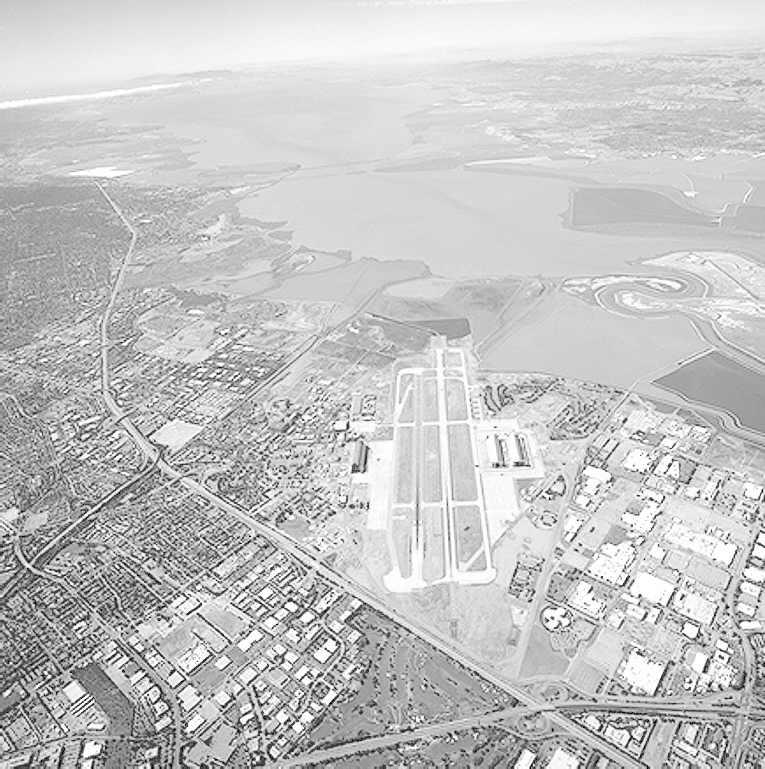
#> input picture Images/runway.png, 765 x 769 px
$ python q3_histogram_equalization.py
#> lines starting #> are read from the running program, lines starting #| are printed output that depends on the picture
#> further down, img is the input picture: shape (769, 765); min 0, max 255, mean 197.1
#258799R - Manuel I.T
import cv2
import numpy as np
import matplotlib.pyplot as plt
import os

def manual_histogram_equalization(image):
    # 1. Get image dimensions
    rows, cols = image.shape
#> rows = 769; cols = 765
    total_pixels = rows * cols
#> total_pixels = 588285

    # 2. Calculate PDF (Histogram)
    hist, bins = np.histogram(image.flatten(), bins=256, range=[0,256])
#> hist = 256 values, max 15137 at index 213, min 0 at index 1, mean 2298; bins = 257 values from 0 to 256
    pdf = hist / total_pixels
#> pdf = 256 values, max 0.0257 at index 213, min 0 at index 1, mean 0.00391

    # 3. Calculate CDF
    cdf = pdf.cumsum()
#> cdf = 256 values from 0.00149 to 1

    # 4. Create lookup table (Normalized CDF * 255)
    lookup_table = (cdf * 255).astype(np.uint8)
#> lookup_table = 256 values from 0 to 255

    # 5. Map original pixels to new values
    equalized_image = lookup_table[image]
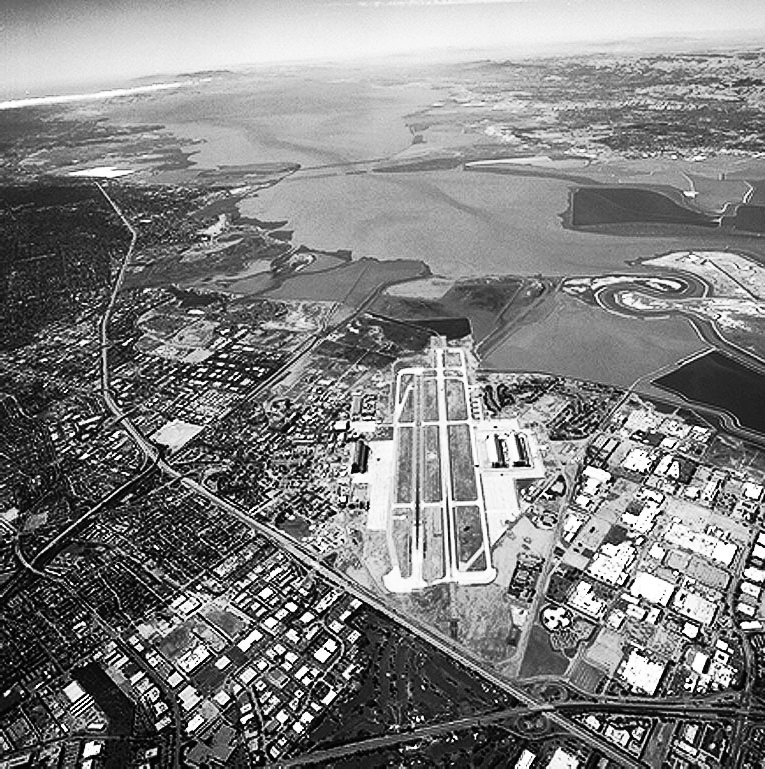
#> equalized_image: shape (769, 765); min 0, max 255, mean 128.3

    return equalized_image, hist, lookup_table

# Setup paths
script_dir = os.path.dirname(os.path.abspath(__file__))
img_path = os.path.join(script_dir, '..', 'Images', 'runway.png')
img = cv2.imread(img_path, cv2.IMREAD_GRAYSCALE)

if img is not None:
    # Apply custom function
    res_img, original_hist, mapping = manual_histogram_equalization(img)
#> original_hist has the same summary as hist in manual_histogram_equalization; mapping = 256 values from 0 to 255

    # Visualization for Report
    plt.figure(figsize=(12, 8))

    plt.subplot(2, 2, 1); plt.imshow(img, cmap='gray'); plt.title('Original Runway')
    plt.subplot(2, 2, 2); plt.imshow(res_img, cmap='gray'); plt.title('Equalized Runway')

    plt.subplot(2, 2, 3); plt.plot(original_hist); plt.title('Original Histogram')
    plt.subplot(2, 2, 4); plt.hist(res_img.flatten(), bins=256, range=[0,256]); plt.title('Equalized Histogram')

    plt.tight_layout()

    # Save results
    save_path = os.path.join(script_dir, '..', 'Images', 'Results', 'q3_equalization_results.png')
    plt.savefig(save_path)
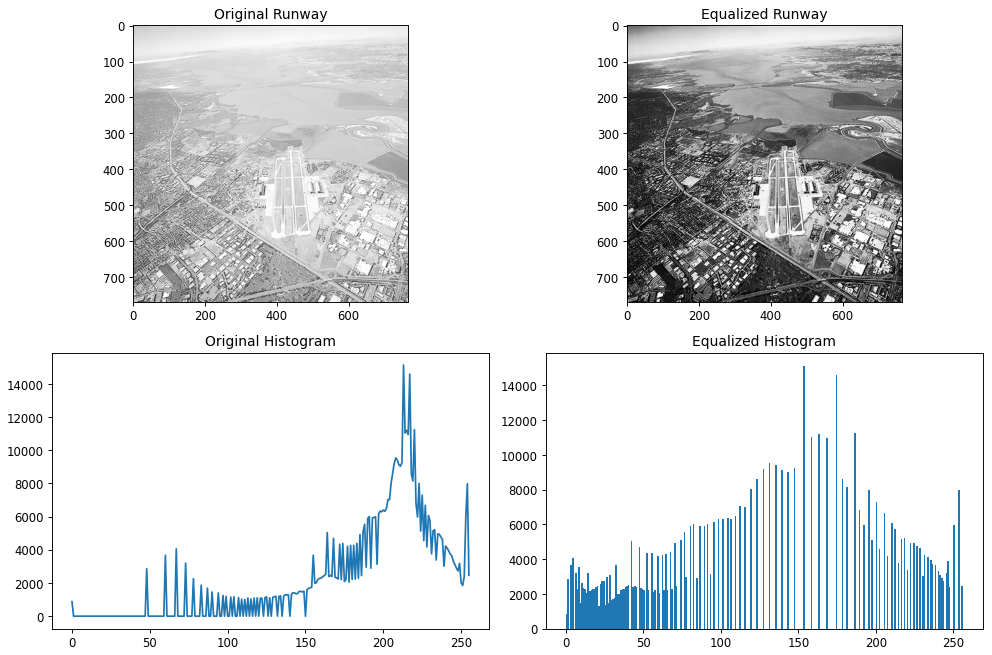
#> figure drawn by matplotlib, 4 panels; panel 3: curve peaks at x = 213, y = 15137; panel 4: tallest bar 15137 high, from x = 153 to 154
    plt.show()

$ run again, with Images/brain_proton_density_slice.png copied over Images/runway.png
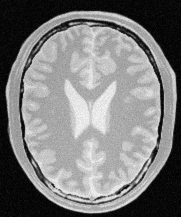
#> input picture Images/brain_proton_density_slice.png, 181 x 217 px
#> img is the input picture: shape (217, 181); min 0, max 251, mean 123.7
#> hist = 256 values, max 1097 at index 7, min 0 at index 248, mean 153.4; bins = 257 values from 0 to 256
#> pdf = 256 values, max 0.0279 at index 7, min 0 at index 248, mean 0.00391
#> cdf = 256 values from 0.000764 to 1
#> lookup_table = 256 values from 0 to 255
#> in manual_histogram_equalization, `equalized_image = lookup_table[image]`:
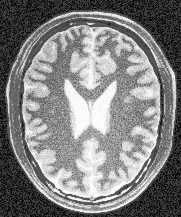
#> equalized_image: shape (217, 181); min 0, max 255, mean 128.6
#> original_hist has the same summary as hist in manual_histogram_equalization
#> `plt.savefig(save_path)`:
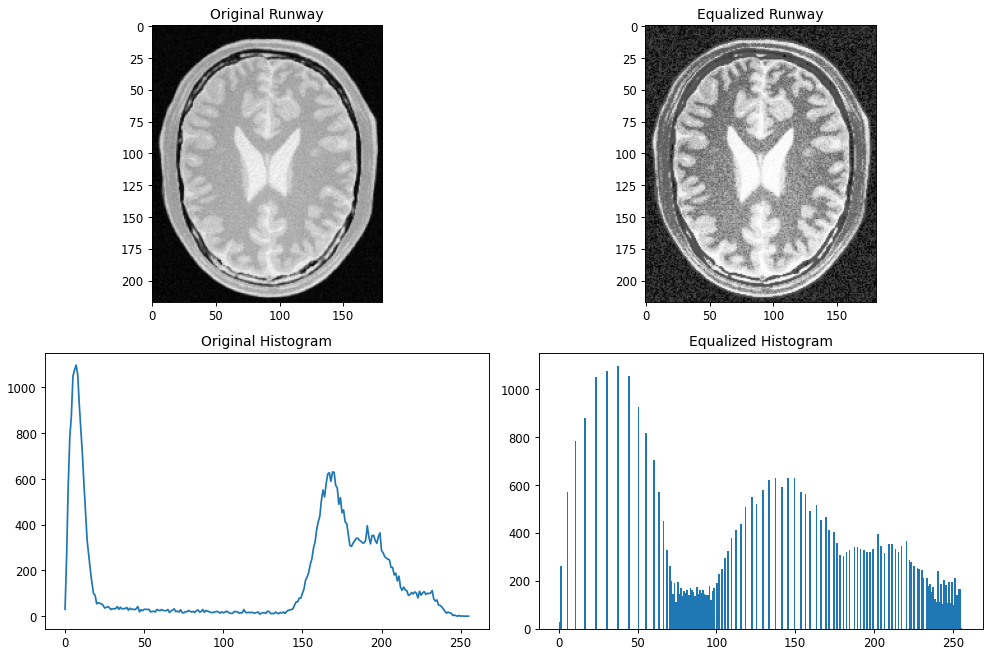
#> figure drawn by matplotlib, 4 panels; panel 3: curve peaks at x = 7, y = 1097; panel 4: tallest bar 1097 high, from x = 37 to 38
